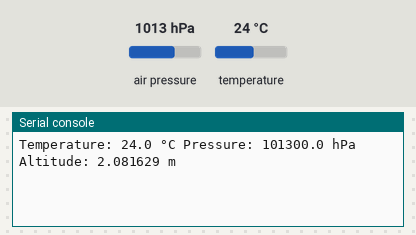
The program below on a simulated ESP32 board running MicroPython. Shown: the last lines printed to the serial console. The test bench sets the inputs (shaded band); at power-on: air pressure 1013 hPa, temperature 24 °C.

Above: at 1.2 s.
1.3 s: air pressure set to 952 hPa
At 2.3 s:
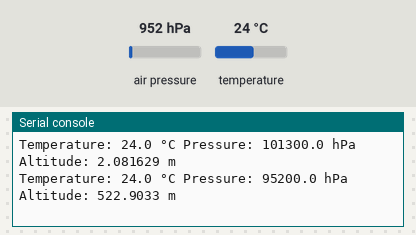
2.8 s: temperature set to 12 °C
At 4.2 s:
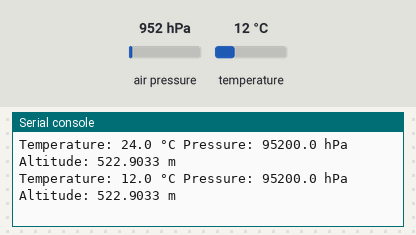
4.3 s: air pressure set to 975 hPa
At 6.7 s:
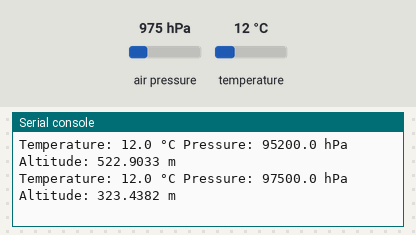
Timing chart, 0 to 8.2 s (numbered marks = the images above; inputs shaded):
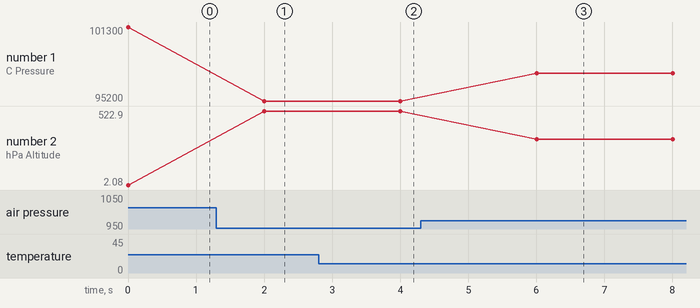

The program:

KY052_Pressure_Sensor_BMP280.py
```python
# KY-052 Pressure and Temperature Sensor BMP280
from machine import Pin, I2C
import time
import bmp280

i2c = I2C(0, scl=Pin(22), sda=Pin(21))
sensor = bmp280.BMP280(i2c)

while True:
    temperature = sensor.temperature
    pressure = sensor.pressure
    altitude = sensor.altitude
    print("Temperature:", temperature, "°C", "Pressure:", pressure, "hPa", "Altitude:", altitude, "m")
    time.sleep(2)
```

Measured:
- after the input at 1.3 s, the serial console: prints a new line after 0.70 s (image 1)
- after the input at 2.8 s, the serial console: prints a new line after 1.2 s (image 2)
- after the input at 4.3 s, the serial console: prints a new line after 1.7 s (image 3)
- plotted number 1: 101300 → 95200 after the input at 1.3 s, 95200 → 97500 after the input at 4.3 s
- plotted number 2: 2.08 → 522.9 after the input at 1.3 s, 522.9 → 323.44 after the input at 4.3 s
